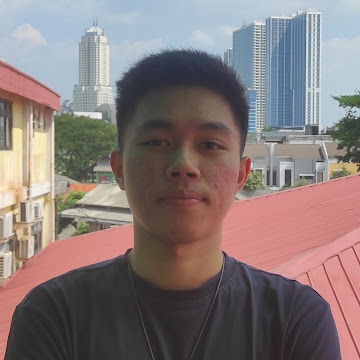
#> input picture Julian.jpg, 360 x 360 px, found by its file name
$ python texture.py
#> lines starting #> are read from the running program, lines starting #| are printed output that depends on the picture
import cv2
import numpy as np
import math
import os
import time

start_time = time.time()

img1 = cv2.imread("Julian.jpg")
#> img1 is the input picture: shape (360, 360, 3); mean B, G, R 120.1, 120.7, 133.5
img2 = cv2.imread("kiamat.jpg")


def bgr_to_greyscale(img_bgr_matrix):
    row = img_bgr_matrix.shape[0]
    col = img_bgr_matrix.shape[1]

    img_greyscale_matrix = np.zeros((row, col), dtype=int)

    for i in range(row):
        for j in range(col):
            img_greyscale_matrix[i][j] = (img_bgr_matrix[i][j][0] * 0.114 + img_bgr_matrix[i][j][1] * 0.587 + img_bgr_matrix[i][j][2] * 0.299)
    return img_greyscale_matrix

def create_coocurence_matrix(img_greyscale_matrix):
    # digunakan d = 1 dan theta = 0 derajat
    coocurence_matrix = np.zeros((256,256), dtype=int)

    row, col = img_greyscale_matrix.shape

    for i in range(row):
        for j in range(col-1):
            coocurence_matrix[img_greyscale_matrix[i][j]][img_greyscale_matrix[i][j+1]] += 1
    return coocurence_matrix

def create_symmetric_matrix(coocurence_matrix):
    transposed_coocurence_matrix = np.transpose(coocurence_matrix)
    symmetric_matrix = np.add(coocurence_matrix,transposed_coocurence_matrix)
    symmetric_matrix = symmetric_matrix.astype(float)

    # proses normalisasi
    total = np.sum(symmetric_matrix)
    for i in range(256):
        for j in range(256):
            symmetric_matrix[i][j] /= total

    return symmetric_matrix

def create_feature_vector(symmetrix_matrix):
    contrast = 0.
    homogeneity = 0.
    ASM = 0.
    energy = 0.
    entropy = 0.
    sum_val = 0.
    GLCM_mean = 0.
    correlation = 0.
    GLCM_variance = 0.

    for i in range(256):
        for j in range(256):
            value = symmetrix_matrix[i][j]
            contrast += value * ((i-j) ** 2)
            homogeneity += value / (1 + ((i-j) ** 2))
            ASM += value ** 2
            sum_val += value
            GLCM_mean += i * value
            if value != 0:
                entropy -= value * math.log(value)

    for i in range(256):
        for j in range(256):
            GLCM_variance += symmetrix_matrix[i][j] * ((i-GLCM_mean) ** 2)

    for i in range(256):
        for j in range(256):
            correlation += symmetrix_matrix[i][j] * ((i-GLCM_mean) * (j - GLCM_mean)) / GLCM_variance

    energy = math.sqrt(ASM)
    return np.array([contrast, homogeneity, entropy, energy, correlation])


def load_images_from_dir(path, dir_list):
    arr_bgr_matrices = []
    for x in dir_list:
        arr_bgr_matrices.append(np.array(cv2.imread(path + x)))
    return arr_bgr_matrices

def cosine_similarty(feature_vector_1, feature_vector_2):
    norm1 = np.linalg.norm(feature_vector_1)
    norm2 = np.linalg.norm(feature_vector_2)

    if norm1 == 0 or norm2 == 0:
        similarity = 0
    else:
        similarity = np.vdot(feature_vector_1, feature_vector_2) / (norm1 * norm2)

    return similarity


test_feature_vector = create_feature_vector(create_symmetric_matrix(create_coocurence_matrix(bgr_to_greyscale(np.array(cv2.imread("test/948.jpg"))))))
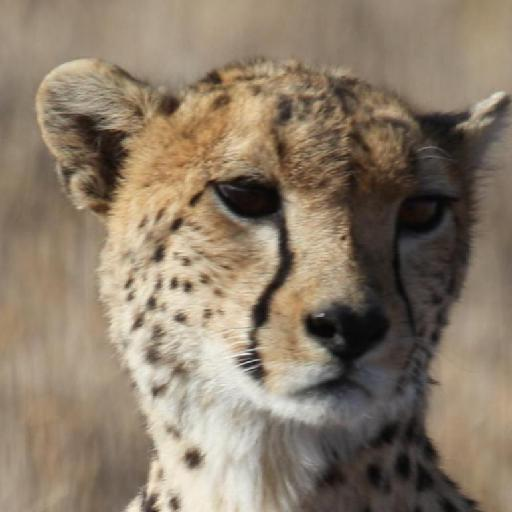
#> input picture src/server/imgUpload/948.jpg, 512 x 512 px, found by its file name
#> in bgr_to_greyscale, `row = img_bgr_matrix.shape[0]`: row = 512
#> after the loop in bgr_to_greyscale, `for i in range(row):`:
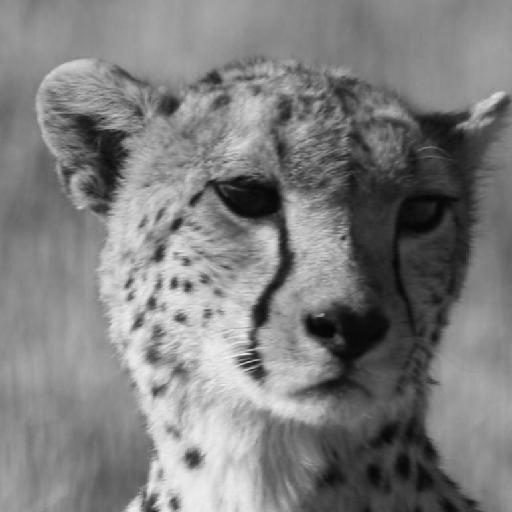
#> img_greyscale_matrix: shape (512, 512) int64; min 4, max 244, mean 125.4
#> in create_coocurence_matrix, `coocurence_matrix = np.zeros((256,256), dtype=int)`: coocurence_matrix: shape (256, 256) int64; every value is 0
#> after the loop in create_coocurence_matrix, `for i in range(row):`:
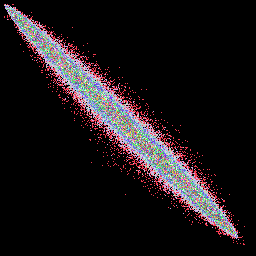
#> coocurence_matrix: shape (256, 256) int64; 345 distinct labels, from 0 to 1437; one colour per label, 0 black
#> in create_symmetric_matrix, `transposed_coocurence_matrix = np.transpose(coocurence_matrix)`:
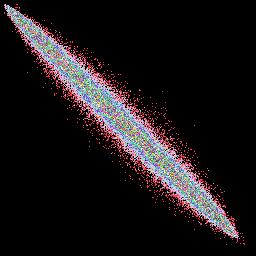
#> transposed_coocurence_matrix: shape (256, 256) int64; 345 distinct labels, from 0 to 1437; one colour per label, 0 black
#> in create_symmetric_matrix, `symmetric_matrix = np.add(coocurence_matrix,transposed_coocurence_matr..`: symmetric_matrix: shape (256, 256) int64; 410 distinct labels, from 0 to 2874
#> in create_symmetric_matrix, `total = np.sum(symmetric_matrix)`: total = 523264
#> after the loop in create_symmetric_matrix, `for i in range(256):`:
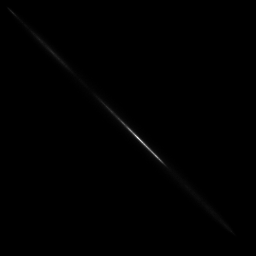
#> symmetric_matrix: shape (256, 256) float64; min 0, max 0.00549, mean 1.53e-05; drawn with min black and max white
#> in create_feature_vector, `contrast = 0.`: contrast = 0
#> after the loop in create_feature_vector, `for i in range(256):`: ASM = 0.000953; GLCM_mean = 125.4; contrast = 27.75; entropy = 7.9; homogeneity = 0.392; sum_val = 1
#> after the loop in create_feature_vector, `for i in range(256):`: GLCM_variance = 2511.1
#> after the loop in create_feature_vector, `for i in range(256):`: correlation = 0.994
#> in create_feature_vector, `energy = math.sqrt(ASM)`: energy = 0.0309
#> test_feature_vector = [27.75, 0.392, 7.9, 0.0309, 0.994]

dir_list = os.listdir('test/')
dataset_bgr_matrices = load_images_from_dir("test/", dir_list)
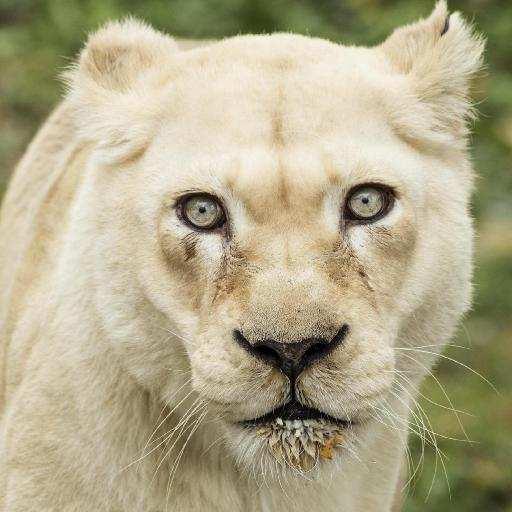
#> input picture test/105.jpg, 512 x 512 px, found by its file name
#> dataset_bgr_matrices = 3 items

arr_similarity = []
length = len(dataset_bgr_matrices)
#> length = 3
for i in range(length):
    feature_vector = create_feature_vector(create_symmetric_matrix(create_coocurence_matrix(bgr_to_greyscale(dataset_bgr_matrices[i]))))
    arr_similarity.append((i, cosine_similarty(test_feature_vector,feature_vector)))
#> this loop made 3 passes
#> (feature_vector, norm2 in cosine_similarty, similarity in cosine_similarty) on passes 1 to 3: ([136.5, 0.316, 8.24, 0.0241, 0.972], 136.8, 0.976), ([72.03, 0.24, 8.45, 0.0183, 0.983], 72.53, 0.987), ([373.2, 0.162, 9.16, 0.0139, 0.916], 373.3, 0.968)
#> pass 2, in create_symmetric_matrix (call 3), `transposed_coocurence_matrix = np.transpose(coocurence_matrix)`:
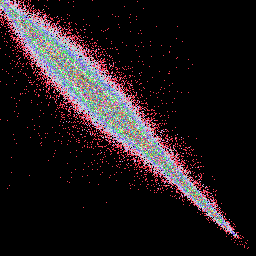
#> transposed_coocurence_matrix: shape (256, 256) int64; 246 distinct labels, from 0 to 291; one colour per label, 0 black
#> after the loop, arr_similarity = [(0, 0.976), (1, 0.987), (2, 0.968)]

arr_similarity.sort(key=lambda x: x[1],reverse=True)
print("5 foto terdekat pertama : ")
for i in range(5):
#> (the run stopped early here; a loop or call above may not have finished)
